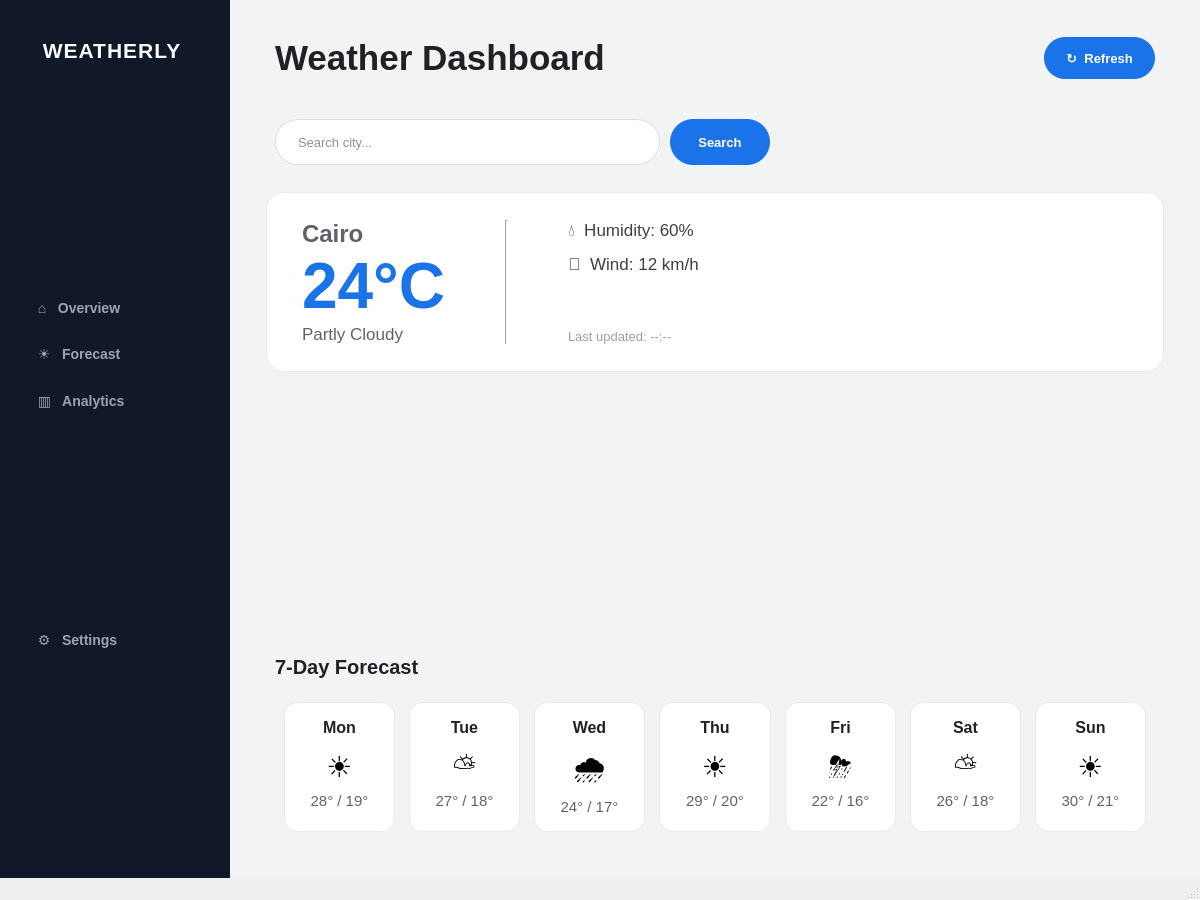
<?xml version="1.0" encoding="UTF-8"?>
<ui version="4.0">
 <class>MainWindow</class>
 <widget class="QMainWindow" name="MainWindow">
  <property name="geometry">
   <rect>
    <x>0</x>
    <y>0</y>
    <width>1200</width>
    <height>900</height>
   </rect>
  </property>
  <property name="windowTitle">
   <string>weather forecast</string>
  </property>
  <widget class="QWidget" name="centralwidget">
   <property name="styleSheet">
    <string notr="true">QWidget#centralwidget {
    background-color: #F1F3F4;
    font-family: &quot;Segoe UI&quot;;
}</string>
   </property>
   <layout class="QHBoxLayout" name="horizontalLayout">
    <property name="spacing">
     <number>0</number>
    </property>
    <property name="leftMargin">
     <number>0</number>
    </property>
    <property name="topMargin">
     <number>0</number>
    </property>
    <property name="rightMargin">
     <number>0</number>
    </property>
    <property name="bottomMargin">
     <number>0</number>
    </property>
    <item>
     <widget class="QWidget" name="sidebar" native="true">
      <property name="minimumSize">
       <size>
        <width>230</width>
        <height>0</height>
       </size>
      </property>
      <property name="maximumSize">
       <size>
        <width>250</width>
        <height>16777215</height>
       </size>
      </property>
      <property name="styleSheet">
       <string notr="true">#sidebar {
    background-color: #111827;
}

#appTitle {
    color: #F8FAFC;
    padding: 28px 12px;
    font-size: 21px;
    font-weight: 700;
    letter-spacing: 1px;
}

QPushButton {
    background-color: transparent;
    color: #9CA3AF;
    border: none;
    border-radius: 10px;
    padding: 13px 16px;
    text-align: left;
    font-size: 14px;
    font-weight: 500;
}

QPushButton:hover {
    background-color: #1F2937;
    color: #F8FAFC;
}

QPushButton:pressed {
    background-color: #263449;
}</string>
      </property>
      <layout class="QVBoxLayout" name="verticalLayout">
       <property name="spacing">
        <number>4</number>
       </property>
       <property name="leftMargin">
        <number>18</number>
       </property>
       <property name="topMargin">
        <number>10</number>
       </property>
       <property name="rightMargin">
        <number>18</number>
       </property>
       <property name="bottomMargin">
        <number>24</number>
       </property>
       <item>
        <widget class="QLabel" name="appTitle">
         <property name="font">
          <font>
           <pointsize>-1</pointsize>
           <bold>true</bold>
          </font>
         </property>
         <property name="styleSheet">
          <string notr="true">color: #F8FAFC;</string>
         </property>
         <property name="text">
          <string> WEATHERLY</string>
         </property>
        </widget>
       </item>
       <item>
        <spacer name="verticalSpacer_3">
         <property name="orientation">
          <enum>Qt::Orientation::Vertical</enum>
         </property>
         <property name="sizeHint" stdset="0">
          <size>
           <width>20</width>
           <height>16</height>
          </size>
         </property>
        </spacer>
       </item>
       <item>
        <widget class="QPushButton" name="overviewButton">
         <property name="text">
          <string> ⌂   Overview</string>
         </property>
        </widget>
       </item>
       <item>
        <widget class="QPushButton" name="forecastButton">
         <property name="text">
          <string> ☀   Forecast</string>
         </property>
        </widget>
       </item>
       <item>
        <widget class="QPushButton" name="analyticsButton">
         <property name="text">
          <string> ▥   Analytics</string>
         </property>
        </widget>
       </item>
       <item>
        <spacer name="verticalSpacer_2">
         <property name="orientation">
          <enum>Qt::Orientation::Vertical</enum>
         </property>
         <property name="sizeHint" stdset="0">
          <size>
           <width>20</width>
           <height>40</height>
          </size>
         </property>
        </spacer>
       </item>
       <item>
        <widget class="QPushButton" name="settingsButton">
         <property name="minimumSize">
          <size>
           <width>0</width>
           <height>42</height>
          </size>
         </property>
         <property name="text">
          <string> ⚙   Settings</string>
         </property>
        </widget>
       </item>
       <item>
        <spacer name="verticalSpacer">
         <property name="orientation">
          <enum>Qt::Orientation::Vertical</enum>
         </property>
         <property name="sizeHint" stdset="0">
          <size>
           <width>20</width>
           <height>24</height>
          </size>
         </property>
        </spacer>
       </item>
      </layout>
     </widget>
    </item>
    <item>
     <widget class="QWidget" name="contentArea" native="true">
      <property name="styleSheet">
       <string notr="true">QWidget#contentArea { background-color: #F1F3F4; }</string>
      </property>
      <layout class="QVBoxLayout" name="contentAreaLayout">
       <property name="spacing">
        <number>22</number>
       </property>
       <property name="leftMargin">
        <number>36</number>
       </property>
       <property name="topMargin">
        <number>28</number>
       </property>
       <property name="rightMargin">
        <number>36</number>
       </property>
       <property name="bottomMargin">
        <number>28</number>
       </property>
       <item>
        <widget class="QWidget" name="headerWidget" native="true">
         <property name="minimumSize">
          <size>
           <width>0</width>
           <height>60</height>
          </size>
         </property>
         <layout class="QHBoxLayout" name="horizontalLayout_2">
          <property name="spacing">
           <number>12</number>
          </property>
          <item>
           <widget class="QLabel" name="pageTitle">
            <property name="font">
             <font>
              <pointsize>26</pointsize>
              <bold>true</bold>
             </font>
            </property>
            <property name="styleSheet">
             <string notr="true">color: #202124;</string>
            </property>
            <property name="text">
             <string>Weather Dashboard</string>
            </property>
           </widget>
          </item>
          <item>
           <spacer name="horizontalSpacer">
            <property name="orientation">
             <enum>Qt::Orientation::Horizontal</enum>
            </property>
            <property name="sizeHint" stdset="0">
             <size>
              <width>300</width>
              <height>20</height>
             </size>
            </property>
           </spacer>
          </item>
          <item>
           <widget class="QPushButton" name="refreshButton">
            <property name="minimumSize">
             <size>
              <width>0</width>
              <height>42</height>
             </size>
            </property>
            <property name="cursor">
             <cursorShape>PointingHandCursor</cursorShape>
            </property>
            <property name="styleSheet">
             <string notr="true">QPushButton {
    background-color: #1A73E8;
    color: white;
    border: none;
    border-radius: 21px;
    padding: 8px 22px;
    font-size: 13px;
    font-weight: 600;
}
QPushButton:hover { background-color: #1765CC; }
QPushButton:pressed { background-color: #185ABC; }</string>
            </property>
            <property name="text">
             <string>↻  Refresh</string>
            </property>
           </widget>
          </item>
         </layout>
        </widget>
       </item>
       <item>
        <widget class="QWidget" name="searchBarWidget" native="true">
         <property name="minimumSize">
          <size>
           <width>0</width>
           <height>60</height>
          </size>
         </property>
         <layout class="QHBoxLayout" name="horizontalLayout_3">
          <property name="spacing">
           <number>10</number>
          </property>
          <item>
           <widget class="QLineEdit" name="cityLineEdit">
            <property name="minimumSize">
             <size>
              <width>280</width>
              <height>46</height>
             </size>
            </property>
            <property name="cursor">
             <cursorShape>IBeamCursor</cursorShape>
            </property>
            <property name="styleSheet">
             <string notr="true">QLineEdit {
    background-color: white;
    border: 1px solid #DADCE0;
    border-radius: 23px;
    padding: 0px 20px;
    font-size: 13px;
    color: #202124;
}
QLineEdit:focus { border: 1.5px solid #1A73E8; }</string>
            </property>
            <property name="placeholderText">
             <string>Search city...</string>
            </property>
           </widget>
          </item>
          <item>
           <widget class="QPushButton" name="searchButton">
            <property name="minimumSize">
             <size>
              <width>0</width>
              <height>46</height>
             </size>
            </property>
            <property name="cursor">
             <cursorShape>PointingHandCursor</cursorShape>
            </property>
            <property name="styleSheet">
             <string notr="true">QPushButton {
    background-color: #1A73E8;
    color: white;
    border: none;
    border-radius: 23px;
    padding: 0px 28px;
    font-size: 13px;
    font-weight: 600;
}
QPushButton:hover { background-color: #1765CC; }
QPushButton:pressed { background-color: #185ABC; }</string>
            </property>
            <property name="text">
             <string>Search</string>
            </property>
           </widget>
          </item>
          <item>
           <spacer name="horizontalSpacer_4">
            <property name="orientation">
             <enum>Qt::Orientation::Horizontal</enum>
            </property>
            <property name="sizeHint" stdset="0">
             <size>
              <width>200</width>
              <height>20</height>
             </size>
            </property>
           </spacer>
          </item>
         </layout>
        </widget>
       </item>
       <item>
        <widget class="QWidget" name="currentWeatherCard" native="true">
         <property name="minimumSize">
          <size>
           <width>600</width>
           <height>180</height>
          </size>
         </property>
         <property name="styleSheet">
          <string notr="true">QWidget#currentWeatherCard {
    background-color: white;
    border: 1px solid #E8EAED;
    border-radius: 18px;
}</string>
         </property>
         <layout class="QHBoxLayout" name="horizontalLayout_4">
          <property name="spacing">
           <number>60</number>
          </property>
          <property name="leftMargin">
           <number>36</number>
          </property>
          <property name="topMargin">
           <number>28</number>
          </property>
          <property name="rightMargin">
           <number>36</number>
          </property>
          <property name="bottomMargin">
           <number>28</number>
          </property>
          <item>
           <layout class="QVBoxLayout" name="leftInfoLayout">
            <property name="spacing">
             <number>4</number>
            </property>
            <item>
             <widget class="QLabel" name="cityNameLabel">
              <property name="font">
               <font>
                <pointsize>18</pointsize>
                <bold>true</bold>
               </font>
              </property>
              <property name="styleSheet">
               <string notr="true">color: #5F6368;</string>
              </property>
              <property name="text">
               <string>Cairo</string>
              </property>
             </widget>
            </item>
            <item>
             <widget class="QLabel" name="temperatureLabel">
              <property name="font">
               <font>
                <pointsize>48</pointsize>
                <bold>true</bold>
               </font>
              </property>
              <property name="styleSheet">
               <string notr="true">color: #1A73E8;</string>
              </property>
              <property name="text">
               <string>24°C</string>
              </property>
             </widget>
            </item>
            <item>
             <widget class="QLabel" name="conditionLabel">
              <property name="font">
               <font>
                <pointsize>13</pointsize>
               </font>
              </property>
              <property name="styleSheet">
               <string notr="true">color: #5F6368;</string>
              </property>
              <property name="text">
               <string>Partly Cloudy</string>
              </property>
             </widget>
            </item>
           </layout>
          </item>
          <item>
           <widget class="Line" name="separatorLine">
            <property name="styleSheet">
             <string notr="true">color: #E8EAED;</string>
            </property>
            <property name="orientation">
             <enum>Qt::Orientation::Vertical</enum>
            </property>
           </widget>
          </item>
          <item>
           <layout class="QVBoxLayout" name="rightInfoLayout">
            <property name="spacing">
             <number>14</number>
            </property>
            <item>
             <widget class="QLabel" name="humidityLabel">
              <property name="font">
               <font>
                <pointsize>13</pointsize>
               </font>
              </property>
              <property name="styleSheet">
               <string notr="true">color: #3C4043;</string>
              </property>
              <property name="text">
               <string>💧  Humidity: 60%</string>
              </property>
             </widget>
            </item>
            <item>
             <widget class="QLabel" name="windLabel">
              <property name="font">
               <font>
                <pointsize>13</pointsize>
               </font>
              </property>
              <property name="styleSheet">
               <string notr="true">color: #3C4043;</string>
              </property>
              <property name="text">
               <string>💨  Wind: 12 km/h</string>
              </property>
             </widget>
            </item>
            <item>
             <spacer name="verticalSpacer_4">
              <property name="orientation">
               <enum>Qt::Orientation::Vertical</enum>
              </property>
              <property name="sizeHint" stdset="0">
               <size>
                <width>20</width>
                <height>10</height>
               </size>
              </property>
             </spacer>
            </item>
            <item>
             <widget class="QLabel" name="lastUpdatedLabel">
              <property name="font">
               <font>
                <pointsize>10</pointsize>
               </font>
              </property>
              <property name="styleSheet">
               <string notr="true">color: #9AA0A6;</string>
              </property>
              <property name="text">
               <string>Last updated: --:--</string>
              </property>
             </widget>
            </item>
           </layout>
          </item>
          <item>
           <spacer name="horizontalSpacer_5">
            <property name="orientation">
             <enum>Qt::Orientation::Horizontal</enum>
            </property>
            <property name="sizeHint" stdset="0">
             <size>
              <width>100</width>
              <height>20</height>
             </size>
            </property>
           </spacer>
          </item>
         </layout>
        </widget>
       </item>
       <item>
        <widget class="QChartView" name="temperatureChartWidget" native="true">
         <property name="sizePolicy">
          <sizepolicy hsizetype="Expanding" vsizetype="Expanding">
           <horstretch>0</horstretch>
           <verstretch>0</verstretch>
          </sizepolicy>
         </property>
         <property name="minimumSize">
          <size>
           <width>0</width>
           <height>230</height>
          </size>
         </property>
         <property name="styleSheet">
          <string notr="true">QChartView#temperatureChartWidget {
    background-color: white;
    border: 1px solid #E8EAED;
    border-radius: 18px;
}</string>
         </property>
        </widget>
       </item>
       <item>
        <widget class="QWidget" name="forecastSectionWidget" native="true">
         <layout class="QVBoxLayout" name="verticalLayout_3">
          <property name="spacing">
           <number>14</number>
          </property>
          <item>
           <widget class="QLabel" name="forecastTitleLabel">
            <property name="font">
             <font>
              <pointsize>15</pointsize>
              <bold>true</bold>
             </font>
            </property>
            <property name="styleSheet">
             <string notr="true">color: #202124;</string>
            </property>
            <property name="text">
             <string>7-Day Forecast</string>
            </property>
           </widget>
          </item>
          <item>
           <widget class="QWidget" name="forecastCardsContainer" native="true">
            <layout class="QHBoxLayout" name="forecastCardsLayout">
             <property name="spacing">
              <number>14</number>
             </property>
             <item>
              <widget class="QWidget" name="dayCard_1" native="true">
               <property name="minimumSize">
                <size>
                 <width>100</width>
                 <height>130</height>
                </size>
               </property>
               <property name="styleSheet">
                <string notr="true">QWidget#dayCard_1 { background-color: white; border: 1px solid #E8EAED; border-radius: 14px; }</string>
               </property>
               <layout class="QVBoxLayout" name="dayCardLayout_1">
                <property name="spacing">
                 <number>8</number>
                </property>
                <property name="topMargin">
                 <number>16</number>
                </property>
                <property name="bottomMargin">
                 <number>16</number>
                </property>
                <item>
                 <widget class="QLabel" name="dayLabel_1">
                  <property name="font">
                   <font>
                    <pointsize>12</pointsize>
                    <bold>true</bold>
                   </font>
                  </property>
                  <property name="styleSheet">
                   <string notr="true">color: #202124;</string>
                  </property>
                  <property name="text">
                   <string>Mon</string>
                  </property>
                  <property name="alignment">
                   <set>Qt::AlignmentFlag::AlignHCenter</set>
                  </property>
                 </widget>
                </item>
                <item>
                 <widget class="QLabel" name="dayIconLabel_1">
                  <property name="font">
                   <font>
                    <pointsize>22</pointsize>
                   </font>
                  </property>
                  <property name="text">
                   <string>☀️</string>
                  </property>
                  <property name="alignment">
                   <set>Qt::AlignmentFlag::AlignHCenter</set>
                  </property>
                 </widget>
                </item>
                <item>
                 <widget class="QLabel" name="dayTempLabel_1">
                  <property name="font">
                   <font>
                    <pointsize>11</pointsize>
                   </font>
                  </property>
                  <property name="styleSheet">
                   <string notr="true">color: #5F6368;</string>
                  </property>
                  <property name="text">
                   <string>28° / 19°</string>
                  </property>
                  <property name="alignment">
                   <set>Qt::AlignmentFlag::AlignHCenter</set>
                  </property>
                 </widget>
                </item>
               </layout>
              </widget>
             </item>
             <item>
              <widget class="QWidget" name="dayCard_2" native="true">
               <property name="minimumSize">
                <size>
                 <width>100</width>
                 <height>130</height>
                </size>
               </property>
               <property name="styleSheet">
                <string notr="true">QWidget#dayCard_2 { background-color: white; border: 1px solid #E8EAED; border-radius: 14px; }</string>
               </property>
               <layout class="QVBoxLayout" name="dayCardLayout_2">
                <property name="spacing">
                 <number>8</number>
                </property>
                <property name="topMargin">
                 <number>16</number>
                </property>
                <property name="bottomMargin">
                 <number>16</number>
                </property>
                <item>
                 <widget class="QLabel" name="dayLabel_2">
                  <property name="font">
                   <font>
                    <pointsize>12</pointsize>
                    <bold>true</bold>
                   </font>
                  </property>
                  <property name="styleSheet">
                   <string notr="true">color: #202124;</string>
                  </property>
                  <property name="text">
                   <string>Tue</string>
                  </property>
                  <property name="alignment">
                   <set>Qt::AlignmentFlag::AlignHCenter</set>
                  </property>
                 </widget>
                </item>
                <item>
                 <widget class="QLabel" name="dayIconLabel_2">
                  <property name="font">
                   <font>
                    <pointsize>22</pointsize>
                   </font>
                  </property>
                  <property name="text">
                   <string>⛅</string>
                  </property>
                  <property name="alignment">
                   <set>Qt::AlignmentFlag::AlignHCenter</set>
                  </property>
                 </widget>
                </item>
                <item>
                 <widget class="QLabel" name="dayTempLabel_2">
                  <property name="font">
                   <font>
                    <pointsize>11</pointsize>
                   </font>
                  </property>
                  <property name="styleSheet">
                   <string notr="true">color: #5F6368;</string>
                  </property>
                  <property name="text">
                   <string>27° / 18°</string>
                  </property>
                  <property name="alignment">
                   <set>Qt::AlignmentFlag::AlignHCenter</set>
                  </property>
                 </widget>
                </item>
               </layout>
              </widget>
             </item>
             <item>
              <widget class="QWidget" name="dayCard_3" native="true">
               <property name="minimumSize">
                <size>
                 <width>100</width>
                 <height>130</height>
                </size>
               </property>
               <property name="styleSheet">
                <string notr="true">QWidget#dayCard_3 { background-color: white; border: 1px solid #E8EAED; border-radius: 14px; }</string>
               </property>
               <layout class="QVBoxLayout" name="dayCardLayout_3">
                <property name="spacing">
                 <number>8</number>
                </property>
                <property name="topMargin">
                 <number>16</number>
                </property>
                <property name="bottomMargin">
                 <number>16</number>
                </property>
                <item>
                 <widget class="QLabel" name="dayLabel_3">
                  <property name="font">
                   <font>
                    <pointsize>12</pointsize>
                    <bold>true</bold>
                   </font>
                  </property>
                  <property name="styleSheet">
                   <string notr="true">color: #202124;</string>
                  </property>
                  <property name="text">
                   <string>Wed</string>
                  </property>
                  <property name="alignment">
                   <set>Qt::AlignmentFlag::AlignHCenter</set>
                  </property>
                 </widget>
                </item>
                <item>
                 <widget class="QLabel" name="dayIconLabel_3">
                  <property name="font">
                   <font>
                    <pointsize>22</pointsize>
                   </font>
                  </property>
                  <property name="text">
                   <string>🌧️</string>
                  </property>
                  <property name="alignment">
                   <set>Qt::AlignmentFlag::AlignHCenter</set>
                  </property>
                 </widget>
                </item>
                <item>
                 <widget class="QLabel" name="dayTempLabel_3">
                  <property name="font">
                   <font>
                    <pointsize>11</pointsize>
                   </font>
                  </property>
                  <property name="styleSheet">
                   <string notr="true">color: #5F6368;</string>
                  </property>
                  <property name="text">
                   <string>24° / 17°</string>
                  </property>
                  <property name="alignment">
                   <set>Qt::AlignmentFlag::AlignHCenter</set>
                  </property>
                 </widget>
                </item>
               </layout>
              </widget>
             </item>
             <item>
              <widget class="QWidget" name="dayCard_4" native="true">
               <property name="minimumSize">
                <size>
                 <width>100</width>
                 <height>130</height>
                </size>
               </property>
               <property name="styleSheet">
                <string notr="true">QWidget#dayCard_4 { background-color: white; border: 1px solid #E8EAED; border-radius: 14px; }</string>
               </property>
               <layout class="QVBoxLayout" name="dayCardLayout_4">
                <property name="spacing">
                 <number>8</number>
                </property>
                <property name="topMargin">
                 <number>16</number>
                </property>
                <property name="bottomMargin">
                 <number>16</number>
                </property>
                <item>
                 <widget class="QLabel" name="dayLabel_4">
                  <property name="font">
                   <font>
                    <pointsize>12</pointsize>
                    <bold>true</bold>
                   </font>
                  </property>
                  <property name="styleSheet">
                   <string notr="true">color: #202124;</string>
                  </property>
                  <property name="text">
                   <string>Thu</string>
                  </property>
                  <property name="alignment">
                   <set>Qt::AlignmentFlag::AlignHCenter</set>
                  </property>
                 </widget>
                </item>
                <item>
                 <widget class="QLabel" name="dayIconLabel_4">
                  <property name="font">
                   <font>
                    <pointsize>22</pointsize>
                   </font>
                  </property>
                  <property name="text">
                   <string>☀️</string>
                  </property>
                  <property name="alignment">
                   <set>Qt::AlignmentFlag::AlignHCenter</set>
                  </property>
                 </widget>
                </item>
                <item>
                 <widget class="QLabel" name="dayTempLabel_4">
                  <property name="font">
                   <font>
                    <pointsize>11</pointsize>
                   </font>
                  </property>
                  <property name="styleSheet">
                   <string notr="true">color: #5F6368;</string>
                  </property>
                  <property name="text">
                   <string>29° / 20°</string>
                  </property>
                  <property name="alignment">
                   <set>Qt::AlignmentFlag::AlignHCenter</set>
                  </property>
                 </widget>
                </item>
               </layout>
              </widget>
             </item>
             <item>
              <widget class="QWidget" name="dayCard_5" native="true">
               <property name="minimumSize">
                <size>
                 <width>100</width>
                 <height>130</height>
                </size>
               </property>
               <property name="styleSheet">
                <string notr="true">QWidget#dayCard_5 { background-color: white; border: 1px solid #E8EAED; border-radius: 14px; }</string>
               </property>
               <layout class="QVBoxLayout" name="dayCardLayout_5">
                <property name="spacing">
                 <number>8</number>
                </property>
                <property name="topMargin">
                 <number>16</number>
                </property>
                <property name="bottomMargin">
                 <number>16</number>
                </property>
                <item>
                 <widget class="QLabel" name="dayLabel_5">
                  <property name="font">
                   <font>
                    <pointsize>12</pointsize>
                    <bold>true</bold>
                   </font>
                  </property>
                  <property name="styleSheet">
                   <string notr="true">color: #202124;</string>
                  </property>
                  <property name="text">
                   <string>Fri</string>
                  </property>
                  <property name="alignment">
                   <set>Qt::AlignmentFlag::AlignHCenter</set>
                  </property>
                 </widget>
                </item>
                <item>
                 <widget class="QLabel" name="dayIconLabel_5">
                  <property name="font">
                   <font>
                    <pointsize>22</pointsize>
                   </font>
                  </property>
                  <property name="text">
                   <string>⛈️</string>
                  </property>
                  <property name="alignment">
                   <set>Qt::AlignmentFlag::AlignHCenter</set>
                  </property>
                 </widget>
                </item>
                <item>
                 <widget class="QLabel" name="dayTempLabel_5">
                  <property name="font">
                   <font>
                    <pointsize>11</pointsize>
                   </font>
                  </property>
                  <property name="styleSheet">
                   <string notr="true">color: #5F6368;</string>
                  </property>
                  <property name="text">
                   <string>22° / 16°</string>
                  </property>
                  <property name="alignment">
                   <set>Qt::AlignmentFlag::AlignHCenter</set>
                  </property>
                 </widget>
                </item>
               </layout>
              </widget>
             </item>
             <item>
              <widget class="QWidget" name="dayCard_6" native="true">
               <property name="minimumSize">
                <size>
                 <width>100</width>
                 <height>130</height>
                </size>
               </property>
               <property name="styleSheet">
                <string notr="true">QWidget#dayCard_6 { background-color: white; border: 1px solid #E8EAED; border-radius: 14px; }</string>
               </property>
               <layout class="QVBoxLayout" name="dayCardLayout_6">
                <property name="spacing">
                 <number>8</number>
                </property>
                <property name="topMargin">
                 <number>16</number>
                </property>
                <property name="bottomMargin">
                 <number>16</number>
                </property>
                <item>
                 <widget class="QLabel" name="dayLabel_6">
                  <property name="font">
                   <font>
                    <pointsize>12</pointsize>
                    <bold>true</bold>
                   </font>
                  </property>
                  <property name="styleSheet">
                   <string notr="true">color: #202124;</string>
                  </property>
                  <property name="text">
                   <string>Sat</string>
                  </property>
                  <property name="alignment">
                   <set>Qt::AlignmentFlag::AlignHCenter</set>
                  </property>
                 </widget>
                </item>
                <item>
                 <widget class="QLabel" name="dayIconLabel_6">
                  <property name="font">
                   <font>
                    <pointsize>22</pointsize>
                   </font>
                  </property>
                  <property name="text">
                   <string>⛅</string>
                  </property>
                  <property name="alignment">
                   <set>Qt::AlignmentFlag::AlignHCenter</set>
                  </property>
                 </widget>
                </item>
                <item>
                 <widget class="QLabel" name="dayTempLabel_6">
                  <property name="font">
                   <font>
                    <pointsize>11</pointsize>
                   </font>
                  </property>
                  <property name="styleSheet">
                   <string notr="true">color: #5F6368;</string>
                  </property>
                  <property name="text">
                   <string>26° / 18°</string>
                  </property>
                  <property name="alignment">
                   <set>Qt::AlignmentFlag::AlignHCenter</set>
                  </property>
                 </widget>
                </item>
               </layout>
              </widget>
             </item>
             <item>
              <widget class="QWidget" name="dayCard_7" native="true">
               <property name="minimumSize">
                <size>
                 <width>100</width>
                 <height>130</height>
                </size>
               </property>
               <property name="styleSheet">
                <string notr="true">QWidget#dayCard_7 { background-color: white; border: 1px solid #E8EAED; border-radius: 14px; }</string>
               </property>
               <layout class="QVBoxLayout" name="dayCardLayout_7">
                <property name="spacing">
                 <number>8</number>
                </property>
                <property name="topMargin">
                 <number>16</number>
                </property>
                <property name="bottomMargin">
                 <number>16</number>
                </property>
                <item>
                 <widget class="QLabel" name="dayLabel_7">
                  <property name="font">
                   <font>
                    <pointsize>12</pointsize>
                    <bold>true</bold>
                   </font>
                  </property>
                  <property name="styleSheet">
                   <string notr="true">color: #202124;</string>
                  </property>
                  <property name="text">
                   <string>Sun</string>
                  </property>
                  <property name="alignment">
                   <set>Qt::AlignmentFlag::AlignHCenter</set>
                  </property>
                 </widget>
                </item>
                <item>
                 <widget class="QLabel" name="dayIconLabel_7">
                  <property name="font">
                   <font>
                    <pointsize>22</pointsize>
                   </font>
                  </property>
                  <property name="text">
                   <string>☀️</string>
                  </property>
                  <property name="alignment">
                   <set>Qt::AlignmentFlag::AlignHCenter</set>
                  </property>
                 </widget>
                </item>
                <item>
                 <widget class="QLabel" name="dayTempLabel_7">
                  <property name="font">
                   <font>
                    <pointsize>11</pointsize>
                   </font>
                  </property>
                  <property name="styleSheet">
                   <string notr="true">color: #5F6368;</string>
                  </property>
                  <property name="text">
                   <string>30° / 21°</string>
                  </property>
                  <property name="alignment">
                   <set>Qt::AlignmentFlag::AlignHCenter</set>
                  </property>
                 </widget>
                </item>
               </layout>
              </widget>
             </item>
            </layout>
           </widget>
          </item>
         </layout>
        </widget>
       </item>
      </layout>
     </widget>
    </item>
   </layout>
  </widget>
  <widget class="QMenuBar" name="menubar">
   <property name="geometry">
    <rect>
     <x>0</x>
     <y>0</y>
     <width>1200</width>
     <height>22</height>
    </rect>
   </property>
  </widget>
  <widget class="QStatusBar" name="statusbar"/>
 </widget>
 <customwidgets>
  <customwidget>
   <class>QChartView</class>
   <extends>QWidget</extends>
   <header>QtCharts.h</header>
   <container>1</container>
  </customwidget>
 </customwidgets>
 <resources/>
 <connections/>
</ui>
